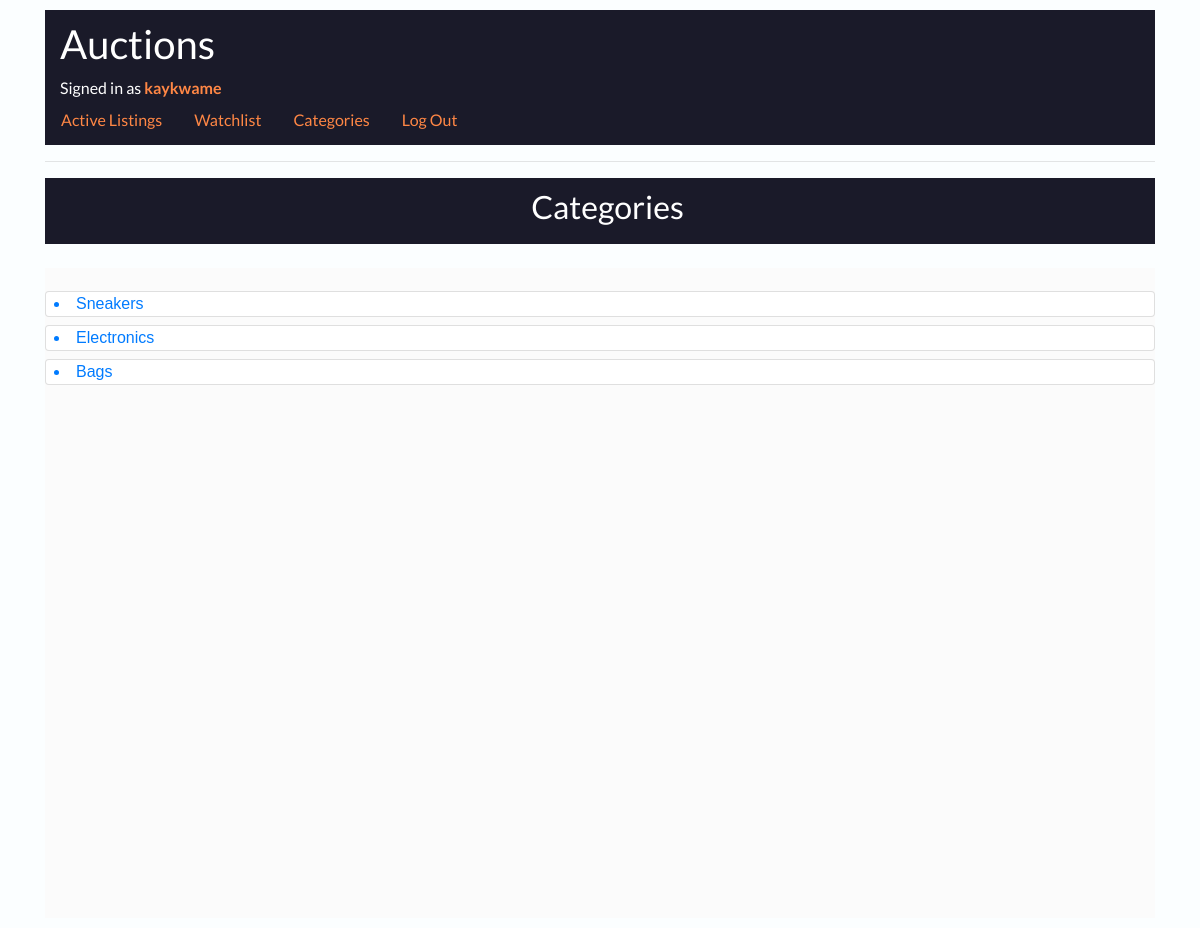
Page /categories (signed in) on the committed database.
### auctions/models.py (models this page shows, shortened)
class User(AbstractUser):
    pass

class Auction_category(models.Model):
    category_title = models.CharField(max_length=50)
    def __str__(self):
        return f"{self.category_title}"

### auctions/views.py (the view)
# urls.py: path("categories", views.categories, name="categories"),
@login_required(login_url="login")
def categories(request):
    items = Auction_category.objects.all()
    return render(request, "auctions/categories.html", {"items": items})

### auctions/templates/auctions/categories.html
{% extends "auctions/layout.html" %}
{% block body %}
  {% if user.is_authenticated %}
    <div class="row">
      <div class="col-md-12">
        <div class="container-listing">
          <h2>Categories</h2>
        </div>
        <br>
        <div class="container-styled">
          {% for item in items %}
            <div class="card card-signin my-2 px-2">
              <a href="{% url 'listings_by_categories' pk=item.pk category=item %}"><li>{{item}}</li></a>
            </div>
          {% endfor %}
        </div>
      </div>
    </div>
  {% endif %}
{% endblock %}

### auctions/templates/auctions/layout.html (shortened to what this page needs)
{% load static %}
<!DOCTYPE html>
<html lang="en">
    <head>
      <link rel="stylesheet" href="https://stackpath.bootstrapcdn.com/bootstrap/4.4.1/css/bootstrap.min.css">
      <link href="{% static 'auctions/styles.css' %}" rel="stylesheet">
    </head>
      <body>
        <div class="container">
          <div class="row">
            <div class="col-md-12">
              <div class="header">
              <h1 style="margin-left: 15px;">Auctions</h1>
              <div style="margin-left: 15px;">
                  {% if user.is_authenticated %}
                      Signed in as <strong style="color: #FF8745;">{{ user.username }}</strong>
                  {% else %}
                      Not signed in.
                  {% endif %}
              </div>
              <ul class="nav">
                  <li class="nav-item">
                      <a class="nav-link" href="{% url 'index' %}">Active Listings</a>
                  </li>
                  {% if user.is_authenticated %}
                      <li class="nav-item">
                          <a class="nav-link" href="{% url 'watchlist' pk=request.user.id %}">Watchlist</a>
                      </li>
                      <li class="nav-item">
                          <a class="nav-link" href="{% url 'categories' %}">Categories</a>
                      </li>
                      <li class="nav-item">
                          <a class="nav-link" href="{% url 'logout' %}">Log Out</a>
                      </li>
                  {% endif %}
              </ul>
              </div>
              <hr>
              {% block body %}
              {% endblock %}
            </div>
          </div>
        </div>
    </body>
</html>

### auctions/static/auctions/styles.css (style rules this page uses)
body { padding: 10px; background-color: #FBFEFF; }
.header { background-color: #1A1A29; color: white; font-family: "Lato", sans-serif; padding-bottom: 5px; }
.nav-item a { color: #FF8745; }
body { font-family: "Apple Chancery"; }
.container-listing { text-align: center; background-color: #1A1A29; color: white; font-family: "Lato", sans-serif; padding-left: 15px; padding-bottom: 10px; }
.container-styled { background-color: #FBFBFB; height: 650px; padding-top: 15px; font-family: 'Raleway Bold', sans-serif; }
h2, h1 { padding-top: 10px; font-family: "Lato", sans-serif; }

### rows in the picture
User: username "kaykwame"
Auction_category: category_title "Sneakers"
Auction_category: category_title "Electronics"
Auction_category: category_title "Bags"
